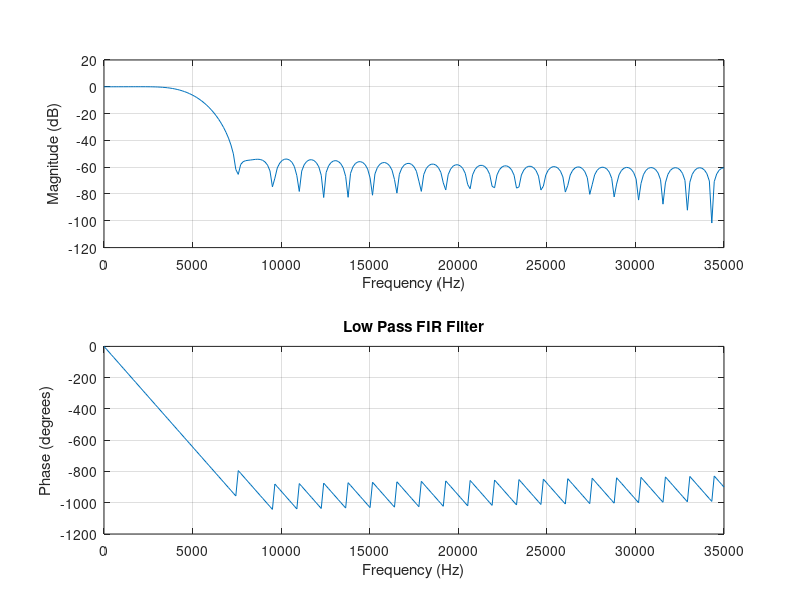

This figure's MATLAB source: (Note: this script raises an error after producing the figure.)
clc;
clear;
close all;

fs = 70000;      % Sampling frequency
fc = 5000;       % Cutoff frequency

N = 50;          % Filter order

wn = fc/(fs/2);  % Normalized cutoff

b = fir1(N,wn,'low');

freqz(b,1,254,fs);
title('Low Pass FIR Filter');

t = 0:1/fs:2/5000;

x = sin(2*pi*1000*t) + sin(2*pi*3000*t);

y = myfirfilter(b,x);

figure;
subplot(2,1,1);
plot(t,x);
title('Input Signal');

subplot(2,1,2);
plot(t,y);
title('Filtered Output');
